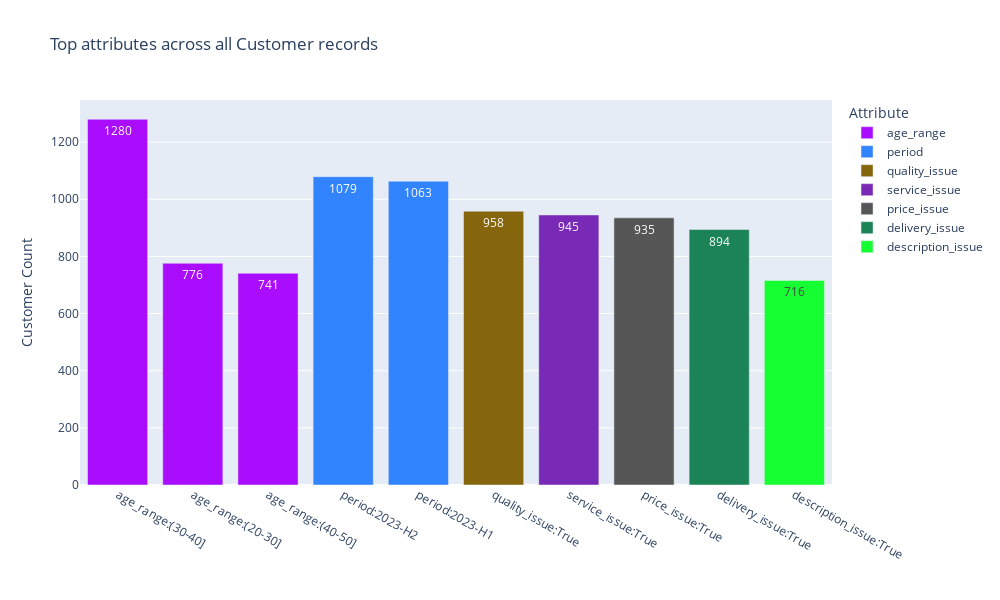

Notebook code cell kept with this figure:
### Code cell
# Create example top attributes bar chart
bar_chart, bar_chart_df = acd.get_bar_chart_fig(
    selection=[],  # Prefilter the dataset by adding attribute values here
    show_attributes=[],
    unit="Customer",
    width=1000,
    height=600,
    scheme=color_schemes["Alphabet"],
    num_values=10,
)
bar_chart.show()

### Figure 1 — Plotly figure (JSON) as saved in the notebook; plotly's stock layout.template omitted (floating-point values rounded to 4 significant figures)
{"data": [{"alignmentgroup": "True", "hovertemplate": "Attribute=age_range<br>Attribute Value=%{x}<br>Count=%{y}<extra></extra>", "legendgroup": "age_range", "marker": {"color": "#AA0DFE", "pattern": {"shape": ""}}, "name": "age_range", "offsetgroup": "age_range", "orientation": "v", "showlegend": true, "textposition": "auto", "texttemplate": "%{y}", "type": "bar", "x": ["age_range:(30-40]", "age_range:(20-30]", "age_range:(40-50]"], "xaxis": "x", "y": [1280, 776, 741], "yaxis": "y"}, {"alignmentgroup": "True", "hovertemplate": "Attribute=period<br>Attribute Value=%{x}<br>Count=%{y}<extra></extra>", "legendgroup": "period", "marker": {"color": "#3283FE", "pattern": {"shape": ""}}, "name": "period", "offsetgroup": "period", "orientation": "v", "showlegend": true, "textposition": "auto", "texttemplate": "%{y}", "type": "bar", "x": ["period:2023-H2", "period:2023-H1"], "xaxis": "x", "y": [1079, 1063], "yaxis": "y"}, {"alignmentgroup": "True", "hovertemplate": "Attribute=quality_issue<br>Attribute Value=%{x}<br>Count=%{y}<extra></extra>", "legendgroup": "quality_issue", "marker": {"color": "#85660D", "pattern": {"shape": ""}}, "name": "quality_issue", "offsetgroup": "quality_issue", "orientation": "v", "showlegend": true, "textposition": "auto", "texttemplate": "%{y}", "type": "bar", "x": ["quality_issue:True"], "xaxis": "x", "y": [958], "yaxis": "y"}, {"alignmentgroup": "True", "hovertemplate": "Attribute=service_issue<br>Attribute Value=%{x}<br>Count=%{y}<extra></extra>", "legendgroup": "service_issue", "marker": {"color": "#782AB6", "pattern": {"shape": ""}}, "name": "service_issue", "offsetgroup": "service_issue", "orientation": "v", "showlegend": true, "textposition": "auto", "texttemplate": "%{y}", "type": "bar", "x": ["service_issue:True"], "xaxis": "x", "y": [945], "yaxis": "y"}, {"alignmentgroup": "True", "hovertemplate": "Attribute=price_issue<br>Attribute Value=%{x}<br>Count=%{y}<extra></extra>", "legendgroup": "price_issue", "marker": {"color": "#565656", "pattern": {"shape": ""}}, "name": "price_issue", "offsetgroup": "price_issue", "orientation": "v", "showlegend": true, "textposition": "auto", "texttemplate": "%{y}", "type": "bar", "x": ["price_issue:True"], "xaxis": "x", "y": [935], "yaxis": "y"}, {"alignmentgroup": "True", "hovertemplate": "Attribute=delivery_issue<br>Attribute Value=%{x}<br>Count=%{y}<extra></extra>", "legendgroup": "delivery_issue", "marker": {"color": "#1C8356", "pattern": {"shape": ""}}, "name": "delivery_issue", "offsetgroup": "delivery_issue", "orientation": "v", "showlegend": true, "textposition": "auto", "texttemplate": "%{y}", "type": "bar", "x": ["delivery_issue:True"], "xaxis": "x", "y": [894], "yaxis": "y"}, {"alignmentgroup": "True", "hovertemplate": "Attribute=description_issue<br>Attribute Value=%{x}<br>Count=%{y}<extra></extra>", "legendgroup": "description_issue", "marker": {"color": "#16FF32", "pattern": {"shape": ""}}, "name": "description_issue", "offsetgroup": "description_issue", "orientation": "v", "showlegend": true, "textposition": "auto", "texttemplate": "%{y}", "type": "bar", "x": ["description_issue:True"], "xaxis": "x", "y": [716], "yaxis": "y"}], "layout": {"barmode": "relative", "height": 600, "legend": {"title": {"text": "Attribute"}, "tracegroupgap": 0}, "title": {"text": "Top attributes across all Customer records"}, "width": 1000, "xaxis": {"anchor": "y", "domain": [0, 1], "title": {"text": ""}}, "yaxis": {"anchor": "x", "categoryorder": "total descending", "domain": [0, 1], "title": {"text": "Customer Count"}}}}
